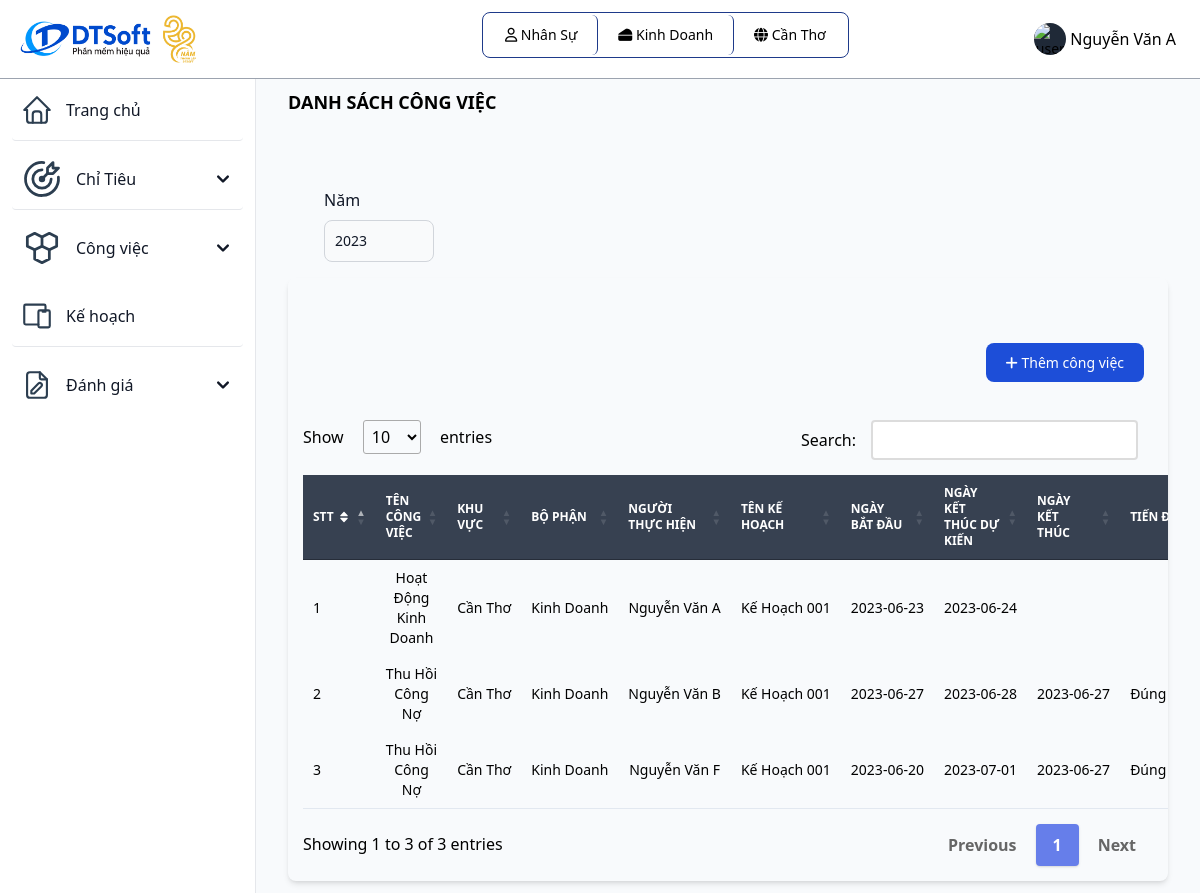
The app's page /congviec.php (signed in) with its own data.
### tables this page shows
CREATE TABLE `vaitro` (
  `id_vaitro` varchar(10) primary key,
  `tenvaitro` varchar(255) NOT NULL,
  `mota` varchar(255) NOT NULL
);

CREATE TABLE `bophan` (
  `id_bophan` varchar(10) primary key,
  `id_khuvuc` varchar(10) NOT NULL,
  `tenbophan` varchar(255) NOT NULL,
  `cvchuyenmon` varchar(255) NOT NULL,
  foreign key(id_khuvuc) references khuvuc(id_khuvuc) ON UPDATE CASCADE
);

CREATE TABLE `khuvuc` (
  `id_khuvuc` varchar(10) primary key,
  `tenkhuvuc` varchar(255) NOT NULL,
  `diachi` varchar(255) NOT NULL,
  `sdt` int(20) NOT NULL
);

CREATE TABLE `tiendocongviec` (
  `id_congviec` varchar(10) primary key,
  `id_nguoidung` varchar(10) NOT NULL,
  `id_khuvuc` varchar(10) NOT NULL,
  `id_bophan` varchar(10) NOT NULL,
  `id_kehoachgiaoviec` varchar(10) NOT NULL,
  `tencongviec` varchar(255) NOT NULL,
  `trangthaicongviec` varchar(255) DEFAULT NULL,
  `thoigianbatdau` date NOT NULL,
  `thoigianketthucdukien` date NOT NULL,
  `thoigianketthuc` date DEFAULT NULL,
  foreign key(id_nguoidung) references nguoidung(id_nguoidung) ON UPDATE CASCADE,
  foreign key(id_khuvuc) references khuvuc(id_khuvuc) ON UPDATE CASCADE,
  foreign key(id_bophan) references bophan(id_bophan) ON UPDATE CASCADE,
  foreign key(id_kehoachgiaoviec) references kehoachgiaoviec(id_kehoachgiaoviec) ON UPDATE CASCADE
);

CREATE TABLE `nguoidung` (
  `id_nguoidung` varchar(10) primary key,
  `id_bophan` varchar(10) DEFAULT NULL,
  `id_vaitro` varchar(10) NOT NULL,
  `id_khuvuc` varchar(10) DEFAULT NULL,
  `tennguoidung` varchar(255) NOT NULL,
  `sdt_nd` varchar(20) NOT NULL,
  `diachi_nd` varchar(255) NOT NULL,
  `email` varchar(255) NOT NULL,
  `password` varchar(255) NOT NULL,
  `ngaysinh` date NOT NULL,
  `gioitinh` varchar(255) NOT NULL,
  foreign key(id_bophan) references bophan(id_bophan) ON UPDATE CASCADE,
  foreign key(id_vaitro) references vaitro(id_vaitro) ON UPDATE CASCADE,
  foreign key(id_khuvuc) references khuvuc(id_khuvuc) ON UPDATE CASCADE
);

CREATE TABLE `kehoachgiaoviec` (
  `id_kehoachgiaoviec` varchar(10) primary key,
  `id_bophan` varchar(10) NOT NULL,
  `id_khuvuc` varchar(10) NOT NULL,
  `tenkh` varchar(255) NOT NULL,
  `ngaybatdau` date NOT NULL,
  `ngayktdukien` date NOT NULL,
  `ngayktthucte` date NOT NULL,
  `trangthai` varchar(30) NOT NULL,
  foreign key(id_khuvuc) references khuvuc(id_khuvuc) ON UPDATE CASCADE,
  foreign key(id_bophan) references bophan(id_bophan) ON UPDATE CASCADE
);

### congviec.php (the view, shortened to what this page needs)
<?php
include "inc/header.php";
include "db/database.php";
?>
<div class="p-4 sm:ml-64">
  <div class="p-4 mt-14">
    <div class="mb-4 font-bold text-lg uppercase">Danh sách công việc </div>
    <div class="p-4 mt-14 flex grid">
      <div class="flex">
        <div class="ml-5">
          <div>
            <label for="visitors" class="block mb-2 text-base font-medium text-gray-900">Năm</label>
            <input type="number" id="filter-select3" min="1900" max="2099" step="1" value="2023" class="bg-gray-50 border border-gray-300 text-gray-900 text-sm rounded-lg focus:ring-blue-500 focus:border-blue-500 block w-full p-2.5 dark:bg-gray-700 dark:border-gray-600 dark:placeholder-gray-400 dark:text-white dark:focus:ring-blue-500 dark:focus:border-blue-500" placeholder="" required>
          </div>
        </div>
      </div>
    </div>
    <div class="mb-4">
      <div class="relative overflow-x-auto shadow-md sm:rounded-lg">
        <div class="p-4 mt-14 grid">
          <div class="justify-self-end">
            <a href="themcongviec.php" class="text-white bg-blue-700 hover:bg-blue-800 focus:ring-4 focus:ring-blue-300 font-medium rounded-lg text-sm px-5 py-2.5 mr-2 mb-2 dark:bg-blue-600 dark:hover:bg-blue-700 focus:outline-none dark:focus:ring-blue-800">
              <i class="fa-solid fa-plus"></i> Thêm công việc
            </a>
          </div>
        </div>
        <table class="w-full text-sm text-gray-500 dark:text-gray-400" id="myTablecv">
          <thead class="text-xs text-white uppercase bg-gray-700">
            <tr>
              <th class="px-3 py-3">
                <div class="flex items-center">
                  STT
                  <a href="#"></a>
                </div>
              </th>
              <th class="px-3 py-3">
                Tên công việc
              </th>
              <th class="px-3 py-3">
                Khu vực
              </th>
              <th class="px-3 py-3">
                Bộ phận
              </th>
              <th class="px-3 py-3">
                Người thực hiện
              </th>
              <th class="px-3 py-3">
                Tên kế hoạch
              </th>
              <th class="px-3 py-3">
                Ngày bắt đầu
              </th>
              <th class="px-3 py-3">
                Ngày kết thúc dự kiến
              </th>
              <th class="px-3 py-3">
                Ngày kết thúc
              </th>
              <th class="px-3 py-3">
                Tiến độ
              </th>
            </tr>
          </thead>
            <tbody class="text-black text-center">
            <?php
            $sql = "SELECT * FROM tiendocongviec";
            $result = mysqli_query($connect, $sql);
            $stt = 0;
            while ($row = mysqli_fetch_array($result)) {
              $stt++;
              $tencongviec = $row["tencongviec"];
              $id_kehoach = $row["id_kehoachgiaoviec"];
              $id_nguoidung = $row["id_nguoidung"];
              $id_khuvuc = $row["id_khuvuc"];
              $id_bophan = $row["id_bophan"];
              $ngaybatdau = $row["thoigianbatdau"];
              $ngayketthucdukien = $row["thoigianketthucdukien"];
              $ngayketthuc = $row["thoigianketthuc"];
              $sql_nguoidung = "SELECT `tennguoidung` FROM `nguoidung` WHERE `id_nguoidung` = '" . $id_nguoidung . "'";
              $result_nguoidung = mysqli_query($connect, $sql_nguoidung);
              $row_nguoidung = mysqli_fetch_array($result_nguoidung);
              $tennguoidung = $row_nguoidung["tennguoidung"];
              $sql_kehoach = "SELECT `tenkh` FROM `kehoachgiaoviec` WHERE `id_kehoachgiaoviec` = '" . $id_kehoach . "'";
              $result_kehoach = mysqli_query($connect, $sql_kehoach);
              $row_kehoach = mysqli_fetch_array($result_kehoach);
              $tenkehoach = $row_kehoach["tenkh"];
              $sql_khuvuc = "SELECT `tenkhuvuc` FROM `khuvuc` WHERE `id_khuvuc` = '" . $id_khuvuc . "'";
              $result_khuvuc = mysqli_query($connect, $sql_khuvuc);
              $row_khuvuc = mysqli_fetch_array($result_khuvuc);
              $tenkhuvuc = $row_khuvuc["tenkhuvuc"];
              $sql_bophan = "SELECT `tenbophan` FROM `bophan` WHERE `id_bophan` = '" . $id_bophan . "'";
              $result_bophan = mysqli_query($connect, $sql_bophan);
              $row_bophan = mysqli_fetch_array($result_bophan);
              $tenbophan = $row_bophan["tenbophan"];
            ?>
              <tr class="bg-white border-b dark:border-gray-700 hover:bg-gray-50">
                <td class="px-5 text-left"><?php echo $stt ?></td>
                <td class="text-center"><?php echo $tencongviec ?></td>
                <td class="px-3 py-4 font-medium whitespace-nowrap">
                  <?php echo $tenkhuvuc ?>
                </td>
                <td class="px-3 py-4 font-medium whitespace-nowrap">
                  <?php echo $tenbophan ?>
                </td>
                <td class="px-3 py-4 font-medium whitespace-nowrap">
                  <?php echo $tennguoidung ?>
                </td>
                <td class="px-3 py-4 font-medium whitespace-nowrap">
                  <?php echo $tenkehoach ?>
                </td>
                <td class="px-3 py-4 font-medium whitespace-nowrap">
                  <?php echo $ngaybatdau ?>
                </td>
                <td class="px-3 py-4 font-medium whitespace-nowrap">
                  <?php echo $ngayketthucdukien ?>
                </td>
                <td class="px-3 py-4 font-medium whitespace-nowrap">
                  <?php
                    if ($ngayketthuc == '0000-00-00' or $ngayketthuc == '') {
                      echo '';
                    } else echo $ngayketthuc;
                  ?>
                </td>
                <td class="px-3 py-4 font-medium whitespace-nowrap">
                <?php
                  if ($ngayketthuc == '0000-00-00' or $ngayketthuc == '') {
                    echo '';
                  } else if ($ngayketthuc > $ngayketthucdukien){
                    echo 'Trễ tiến độ';
                  } else echo 'Đúng tiến độ';
                ?>
                </td>
              </tr>
              <?php
          }
          ?>
            </tbody>
        </table>
      </div>
    </div>
  </div>
</div>
</body>
</html>

### inc/header.php (shortened to what this page needs)
<?php
 include_once('db/connect.php');
 $id_vt = $_SESSION['id_vaitro'];
?>
<!DOCTYPE html>
<html lang="en">
<head>
	<link href="https://unpkg.com/tailwindcss@2.2.19/dist/tailwind.min.css" rel=" stylesheet">
  <link rel="stylesheet" href="https://cdnjs.cloudflare.com/ajax/libs/font-awesome/6.4.0/css/all.min.css">
	<link href="https://cdn.datatables.net/1.10.19/css/jquery.dataTables.min.css" rel="stylesheet">
	<link href="https://cdn.datatables.net/responsive/2.2.3/css/responsive.dataTables.min.css" rel="stylesheet">
  <script src="https://cdn.tailwindcss.com"></script>
</head>
<body class="g-sidenav-show bg-slate-50" id="draggable">
  <nav class="fixed top-0 z-50 w-full bg-white border-b border-gray-400 dark:border-gray-100 text-black">
        <div class="px-3 py-3 lg:px-5 lg:pl-3">
          <div class="flex items-center justify-between">
            <div class="flex items-center justify-start">
              <a href="index.php" class="flex ml-2 md:mr-24">
                <img src="assets/img/logo.jpg" class="h-12 mr-3" alt="FlowBite Logo" />
              </a>
            </div>
	    <div class="divToHide flex items-center justify-start relative inline-flex items-center p-0.5 mb-2 mr-2 text-sm font-medium rounded-lg border border-blue-900">
              <span class="relative px-5 py-2.5 bg-white rounded-md border-r border-blue-900">
                <i class="fa-regular fa-user"></i>
                  <?php
                    $sql = "SELECT tenvaitro from vaitro where id_vaitro = '" . $_SESSION['id_vaitro'] ."'";
                    $result = mysqli_query($connect, $sql);
                    $row = mysqli_fetch_array($result);
                    echo $row['tenvaitro'];
                  ?>
              </span>
              <?php
              if ($_SESSION['id_bophan'] != NULL){
                $sql = "SELECT tenbophan from bophan where id_bophan = '" . $_SESSION['id_bophan'] ."'";
                $result = mysqli_query($connect, $sql);
                $row_bophan = mysqli_fetch_array($result);
              ?>
              <span class="relative px-5 py-2.5 bg-white rounded-md border-r border-blue-900">
                 <i class="fa-solid fa-cheese"></i>
                  <?php
                      echo $row_bophan['tenbophan'];
                  ?>
              </span>
              <?php
              } else echo '';
              ?>
              <?php
              if ($_SESSION['id_vaitro'] != 'QTHT'){
              ?>
              <span class="relative px-5 py-2.5 bg-white rounded-md">
                  <i class="fa-solid fa-globe"></i>
                  <?php
                    $sql = "SELECT tenkhuvuc from khuvuc where id_khuvuc = '" . $_SESSION['id_khuvuc'] ."'";
                    $result = mysqli_query($connect, $sql);
                    $row = mysqli_fetch_array($result);
                    echo $row['tenkhuvuc'];
                  ?>
              </span>
              <?php
              }
              ?>
            </div>
            <div class="flex items-center divToHide">
                <div class="flex items-center ml-3">
                  <div class="flex">
                    <button type="button" class="flex text-sm bg-gray-800 rounded-full focus:ring-4 focus:ring-gray-300 dark:focus:ring-gray-600" aria-expanded="false" data-dropdown-toggle="dropdown-user">
                      <img class="w-8 h-8 rounded-full" src="https://flowbite.com/docs/images/people/profile-picture-5.jpg" alt="user photo">
                    </button>
                    <span class="text-black p-1 cursor-pointer" data-dropdown-toggle="dropdown-user"><?php echo $_SESSION['tennguoidung']; ?></span>
                  </div>
                </div>
              </div>
          </div>
        </div>
      </nav>
      <aside id="logo-sidebar" class="fixed top-0 left-0 z-40 w-64 h-screen pt-20 transition-transform -translate-x-full bg-white border-r border-gray-200 sm:translate-x-0 dark:border-gray-100
      h-96 overflow-y-scroll scrollbar-thick scrollbar-thumb-blue-500 scrollbar-track-blue-100
      " aria-label="Sidebar">
         <div class="h-full px-3 pb-4 overflow-y-auto bg-white">
            <ul class="space-y-2 font-medium">
               <li class="border-b rounded">
                  <a href="index.php" class="flex items-center p-2 text-gray-900 rounded-lg dark:text-black hover:bg-gray-100 dark:hover:bg-gray-200">
                     <span class="ml-3">Trang chủ</span>
                  </a>
               </li>
               <?php if ($id_vt != "QLKV" && $id_vt != 'QTHT'){ ?>
               <li class="border-b rounded">
                  <button type="button" class="flex items-center w-full p-2 text-gray-900 transition duration-75 rounded-lg group hover:bg-gray-100 dark:text-black hover:bg-gray-200" aria-controls="dropdown-cv" data-collapse-toggle="dropdown-ct">
                    <span class="flex-1 ml-3 text-left whitespace-nowrap">Chỉ Tiêu</span>
                    <svg class="w-6 h-6" fill="currentColor" viewBox="0 0 20 20" xmlns="http://www.w3.org/2000/svg">
                      <path fill-rule="evenodd" d="M5.293 7.293a1 1 0 011.414 0L10 10.586l3.293-3.293a1 1 0 111.414 1.414l-4 4a1 1 0 01-1.414 0l-4-4a1 1 0 010-1.414z" clip-rule="evenodd"></path>
                    </svg>
                  </button>
               </li>
               <?php } ?>
               <?php if ($id_vt != "QLKV" && $id_vt != 'QTHT'){ ?>
               <li>
                  <button type="button" class="flex items-center w-full p-2 text-gray-900 transition duration-75 rounded-lg group hover:bg-gray-100 dark:text-black hover:bg-gray-200" aria-controls="dropdown-cv" data-collapse-toggle="dropdown-cv">
                    <span class="flex-1 ml-3 text-left whitespace-nowrap">Công việc</span>
                    <svg class="w-6 h-6" fill="currentColor" viewBox="0 0 20 20" xmlns="http://www.w3.org/2000/svg">
                      <path fill-rule="evenodd" d="M5.293 7.293a1 1 0 011.414 0L10 10.586l3.293-3.293a1 1 0 111.414 1.414l-4 4a1 1 0 01-1.414 0l-4-4a1 1 0 010-1.414z" clip-rule="evenodd"></path>
                    </svg>
                  </button>
               </li>
               <?php } ?>
               <?php
                    if ($id_vt == "QLBP" || $id_vt == "NS"){
                ?>
               <li class="border-b rounded">
                  <a href="kehoachgiaoviec.php" class="flex items-center p-2 text-gray-900 rounded-lg dark:text-black hover:bg-gray-100 dark:hover:bg-gray-200">
                    <span class="flex-1 ml-3 whitespace-nowrap">Kế hoạch</span>
                  </a>
               </li>
               <?php } ?>
               <?php if ($id_vt != "QTHT" && $id_vt != "QLKV"){ ?>
               <li>
                <button type="button" class="flex items-center w-full p-2 text-gray-900 transition duration-75 rounded-lg group hover:bg-gray-100 dark:text-black hover:bg-gray-200" aria-controls="dropdown-example" data-collapse-toggle="dropdown-example">
                      <span class="flex-1 ml-3 text-left whitespace-nowrap">Đánh giá</span>
                      <svg class="w-6 h-6" fill="currentColor" viewBox="0 0 20 20" xmlns="http://www.w3.org/2000/svg"><path fill-rule="evenodd" d="M5.293 7.293a1 1 0 011.414 0L10 10.586l3.293-3.293a1 1 0 111.414 1.414l-4 4a1 1 0 01-1.414 0l-4-4a1 1 0 010-1.414z" clip-rule="evenodd"></path></svg>
                </button>
             </li>
             <?php } ?>
            </ul>
         </div>
      </aside>

### inc/header.php (style rules this page uses)
table.dataTable.no-footer { border-bottom: 1px solid #e2e8f0; margin-top: 0.75em; margin-bottom: 0.75em; }

### records on screen
vaitro: tenvaitro "Nhân Sự"
bophan: tenbophan "Kinh Doanh"
khuvuc: tenkhuvuc "Cần Thơ"
tiendocongviec: tencongviec "Hoạt Động Kinh Doanh", id_khuvuc.tenkhuvuc "Cần Thơ", id_bophan.tenbophan "Kinh Doanh", id_nguoidung.tennguoidung "Nguyễn Văn A", id_kehoachgiaoviec.tenkh "Kế Hoạch 001", thoigianbatdau "2023-06-23", thoigianketthucdukien "2023-06-24"
tiendocongviec: tencongviec "Thu Hồi Công Nợ", id_khuvuc.tenkhuvuc "Cần Thơ", id_bophan.tenbophan "Kinh Doanh", id_nguoidung.tennguoidung "Nguyễn Văn B", id_kehoachgiaoviec.tenkh "Kế Hoạch 001", thoigianbatdau "2023-06-27", thoigianketthucdukien "2023-06-28", thoigianketthuc "2023-06-27", shows "Đúng…"
tiendocongviec: tencongviec "Thu Hồi Công Nợ", id_khuvuc.tenkhuvuc "Cần Thơ", id_bophan.tenbophan "Kinh Doanh", id_nguoidung.tennguoidung "Nguyễn Văn F", id_kehoachgiaoviec.tenkh "Kế Hoạch 001", thoigianbatdau "2023-06-20", thoigianketthucdukien "2023-07-01", thoigianketthuc "2023-06-27", shows "Đúng…"

### other values on screen
$_SESSION['tennguoidung'] "Nguyễn Văn A"
